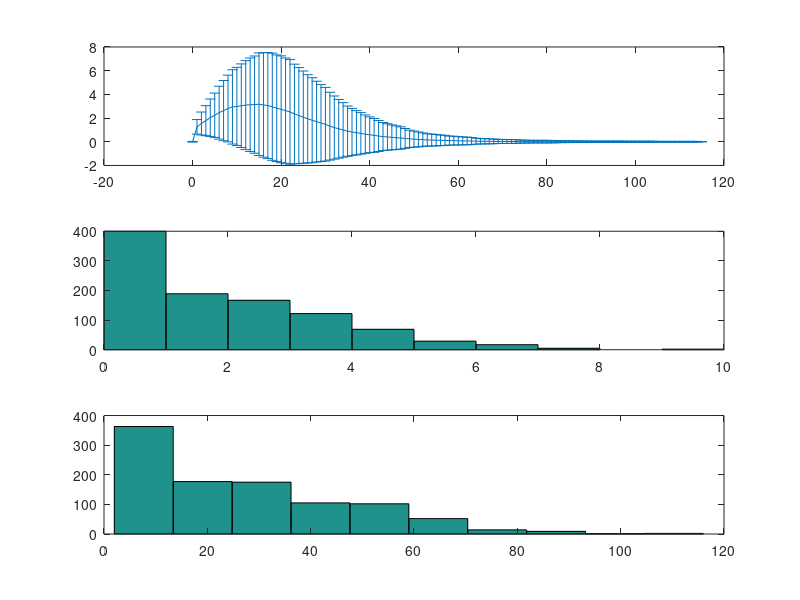

MATLAB code to generate this figure:
clear all;

Ntot = 50;

%%%%
% We create a vector that will contain the number of mononucleosed at each time for each simulation

mononucleosed = zeros(1000,6)';
mononucleosed(:,1)=1;

for i2= 1:1000
    %%%%
    % Sickness contains boolean of if the individuals are infected or not
    sickness = zeros(Ntot,1)';
    sickness(1) = 1; % One of the students is infected

    immuned = zeros(Ntot,1)'; % immuned contains if the students are immuned or not.
    
    i=2;
    while(sum(sickness ~= 0)) % We run the simulation as long as there is someone sick

        for i3 = 1:Ntot % We check for every students if they recover for the disease
             if sickness(i3)==1
                test = rand()<0.1;
                if test ==1
                    sickness(i3) = 0;
                    immuned(i3) = 1;
                end
            end
        end
       
        % We define the couples that are formed 
        sample = randperm(Ntot);
        partner1 = sample(1:20);
        partner2 = sample(21:40);

        for i3 = 1:20 % We check if one student of the couple is sick and in this case transmit the disease at 0.5 rate
            if (sickness(partner1(i3)==1 || sickness(partner2(i3)) == 1) && (sickness(partner1(i3))==0 || sickness(partner2(i3))==0))
                test = rand()>=0.5;
                if test ==1 && immuned(partner1(i3))==0 && immuned(partner2(i3))==0
                    sickness(partner1(i3))=1;
                    sickness(partner2(i3))=1;
                end
            end
        end 
       
       % We store in our matrix the number of sick students 
        mononucleosed(i,i2) = sum(sickness);
        if sum(sickness) == 0
            tf(i2)= i; % We store tf which is the time at which there is no more sick students
        end
        i = i+1;
    end
end

means = mean(mononucleosed'); % We compute the mean number of mononucleosed students at each time

subplot(3,1,1);
plot(0:(length(means)-1), means); % We plot the mean number of sick students at each time
errorbar(0:(length(means)-1), means, std(mononucleosed'));

subplot(3,1,2);
hist(mononucleosed(6,:)); % We plot the distribution of sick students at t=6 weeks

subplot(3,1,3)
hist(tf); % We plot the distribution of the time at which there is no sick students left

pause;
